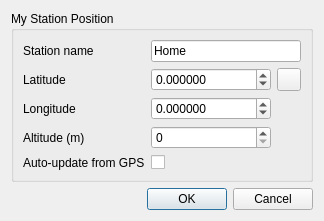
<?xml version="1.0" encoding="UTF-8"?>
<ui version="4.0">
 <class>MyPositionDialog</class>
 <widget class="QDialog" name="MyPositionDialog">
  <property name="geometry">
   <rect>
    <x>0</x>
    <y>0</y>
    <width>324</width>
    <height>201</height>
   </rect>
  </property>
  <property name="font">
   <font>
    <family>Liberation Sans</family>
    <pointsize>9</pointsize>
   </font>
  </property>
  <property name="windowTitle">
   <string>My Position</string>
  </property>
  <layout class="QGridLayout" name="gridLayout">
   <item row="1" column="0">
    <widget class="QDialogButtonBox" name="buttonBox">
     <property name="orientation">
      <enum>Qt::Horizontal</enum>
     </property>
     <property name="standardButtons">
      <set>QDialogButtonBox::Cancel|QDialogButtonBox::Ok</set>
     </property>
    </widget>
   </item>
   <item row="0" column="0">
    <widget class="QGroupBox" name="groupBox">
     <property name="title">
      <string>My Station Position</string>
     </property>
     <layout class="QGridLayout" name="gridLayout_2">
      <item row="1" column="1">
       <widget class="QDoubleSpinBox" name="latitudeSpinBox">
        <property name="toolTip">
         <string>Latitude in decimal degrees</string>
        </property>
        <property name="decimals">
         <number>6</number>
        </property>
        <property name="minimum">
         <double>-90.000000000000000</double>
        </property>
        <property name="maximum">
         <double>90.000000000000000</double>
        </property>
       </widget>
      </item>
      <item row="1" column="0">
       <widget class="QLabel" name="latitudeLabel">
        <property name="text">
         <string>Latitude</string>
        </property>
       </widget>
      </item>
      <item row="0" column="1" colspan="2">
       <widget class="QLineEdit" name="name">
        <property name="toolTip">
         <string>Enter the name of your station</string>
        </property>
        <property name="text">
         <string>Home</string>
        </property>
       </widget>
      </item>
      <item row="3" column="0">
       <widget class="QLabel" name="altitudeLabel">
        <property name="text">
         <string>Altitude (m)</string>
        </property>
       </widget>
      </item>
      <item row="2" column="0">
       <widget class="QLabel" name="longitudeLabel">
        <property name="text">
         <string>Longitude</string>
        </property>
       </widget>
      </item>
      <item row="0" column="0">
       <widget class="QLabel" name="nameLabel">
        <property name="text">
         <string>Station name</string>
        </property>
       </widget>
      </item>
      <item row="4" column="1">
       <widget class="QCheckBox" name="autoUpdatePosition">
        <property name="toolTip">
         <string>Automatically update position using GPS (when available)</string>
        </property>
        <property name="text">
         <string/>
        </property>
       </widget>
      </item>
      <item row="2" column="1">
       <widget class="QDoubleSpinBox" name="longitudeSpinBox">
        <property name="toolTip">
         <string>Longitude in decimal degrees</string>
        </property>
        <property name="decimals">
         <number>6</number>
        </property>
        <property name="minimum">
         <double>-180.000000000000000</double>
        </property>
        <property name="maximum">
         <double>180.000000000000000</double>
        </property>
       </widget>
      </item>
      <item row="4" column="0">
       <widget class="QLabel" name="autoUpdatePositionLabel">
        <property name="text">
         <string>Auto-update from GPS</string>
        </property>
       </widget>
      </item>
      <item row="1" column="2">
       <widget class="QToolButton" name="gps">
        <property name="toolTip">
         <string>Set position using GPS (if available)</string>
        </property>
        <property name="text">
         <string/>
        </property>
        <property name="icon">
         <iconset resource="../resources/res.qrc">
          <normaloff>:/gps.png</normaloff>:/gps.png</iconset>
        </property>
       </widget>
      </item>
      <item row="3" column="1">
       <widget class="QSpinBox" name="altitudeSpinBox">
        <property name="toolTip">
         <string>Altitude in metres</string>
        </property>
        <property name="maximum">
         <number>50000</number>
        </property>
       </widget>
      </item>
     </layout>
    </widget>
   </item>
  </layout>
 </widget>
 <tabstops>
  <tabstop>name</tabstop>
  <tabstop>latitudeSpinBox</tabstop>
  <tabstop>longitudeSpinBox</tabstop>
  <tabstop>altitudeSpinBox</tabstop>
 </tabstops>
 <resources>
  <include location="../resources/res.qrc"/>
 </resources>
 <connections>
  <connection>
   <sender>buttonBox</sender>
   <signal>accepted()</signal>
   <receiver>MyPositionDialog</receiver>
   <slot>accept()</slot>
   <hints>
    <hint type="sourcelabel">
     <x>257</x>
     <y>194</y>
    </hint>
    <hint type="destinationlabel">
     <x>157</x>
     <y>203</y>
    </hint>
   </hints>
  </connection>
  <connection>
   <sender>buttonBox</sender>
   <signal>rejected()</signal>
   <receiver>MyPositionDialog</receiver>
   <slot>reject()</slot>
   <hints>
    <hint type="sourcelabel">
     <x>314</x>
     <y>194</y>
    </hint>
    <hint type="destinationlabel">
     <x>286</x>
     <y>203</y>
    </hint>
   </hints>
  </connection>
 </connections>
</ui>
